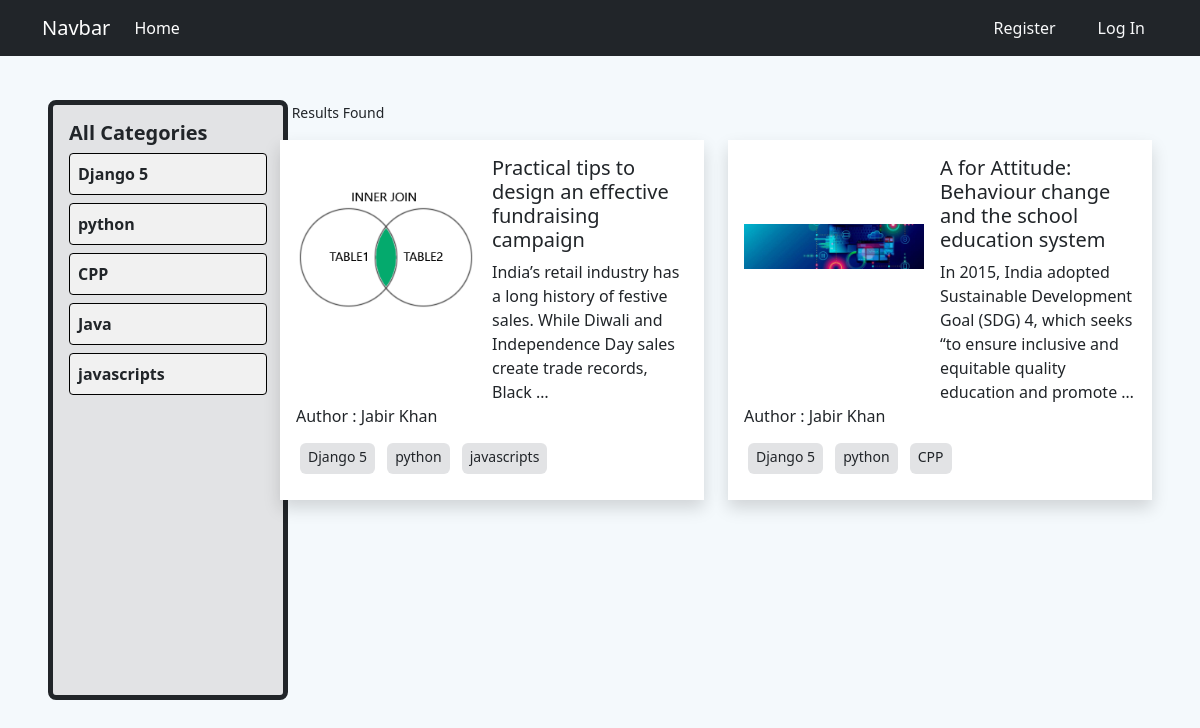
The page /category/django-5/ on the database as committed earlier.
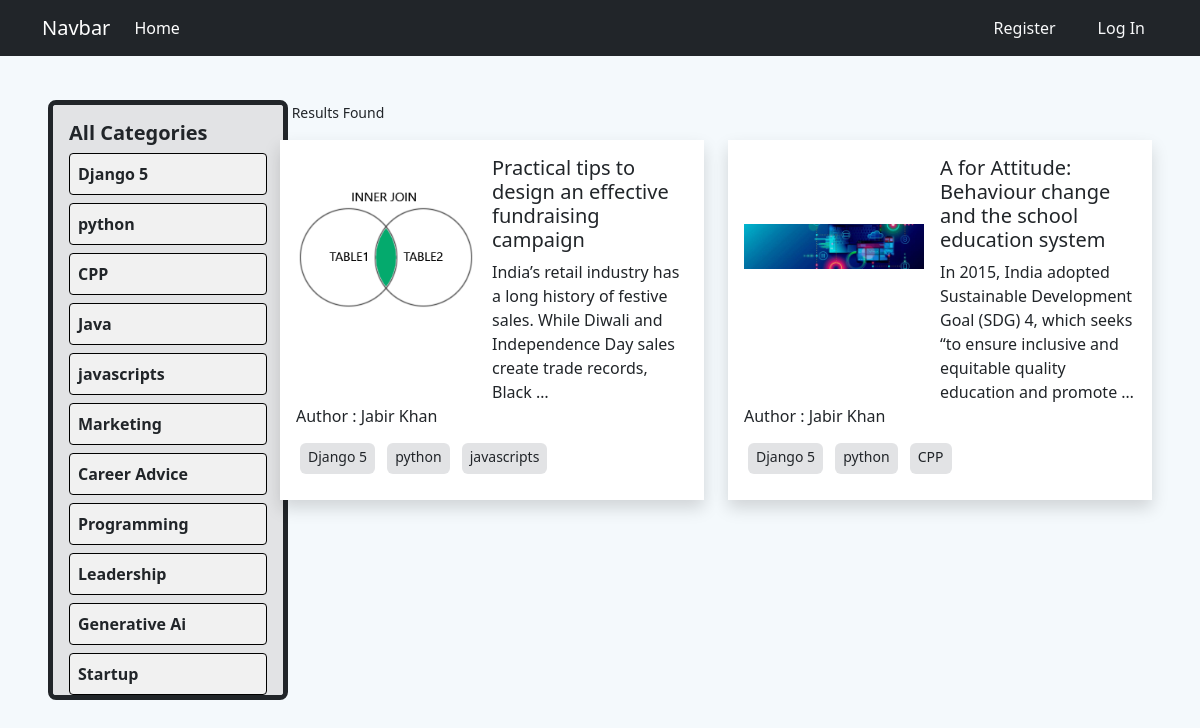
The same page on the database as committed later.
### category/models.py (models this page shows, shortened)
class Category(models.Model) :
    name = models.CharField(max_length=100)
    slug = models.SlugField(max_length=100, unique=True, null=True, blank=True)

### posts/models.py (models this page shows, shortened)
class Post(models.Model) :
    title = models.CharField(max_length=100)
    content = models.TextField()
    category = models.ManyToManyField(Category)
    author = models.ForeignKey(User, on_delete=models.CASCADE)
    image = models.ImageField(upload_to='posts/media/uploads/', blank=True, null=True)

### blog_project/views.py (the view)
# urls.py: path('', views.index, name='home'),
def index(req, category_slug = None) :
    data = Post.objects.all()
    if category_slug is not None :
        cate = Category.objects.get(slug=category_slug)
        data = Post.objects.filter(category=cate)
    category = Category.objects.all()
    return render(req, 'index.html', {'data' : data, 'category' : category})

### templates/index.html
{% extends "base.html" %}
{% block content %}
<div class="mx-5 row pe-0 mt-5">
    <div class="col-2 p-0">
      <div class="bg-secondary-subtle py-3 border border-5 rounded-3 border-dark p-3 overflow-auto" style="height: 600px; width:240px; position: fixed;">
        <h5><a class="text-decoration-none text-dark fw-bold" href="{% url "home" %}">All Categories</a></h5>
        {% for cate in category %}
        <a class="text-decoration-none text-dark fw-semibold"  href="{% url "category_slug" cate.slug %}">
          <li class="list-unstyled border border-1 rounded-1 p-2 my-2 border-black" style="background-color: rgb(241, 241, 241);">
            {{cate.name}}
          </li>
        </a>
        {% endfor %}
      </div>
    </div>
    <div class="col-10 ps-5 pe-0 h-100">
      <small>{{ data | length }} Results Found</small>
      <div class="row align-self-end pt-3 row-gap-4">
        {% for post in data %}
      <div class="col-sm-6 mb-3 mb-sm-0">
          <div class="card border-0 rounded-0 shadow">
            <div class="p-3">
              <div class="d-flex">
                <div>
                  <img style="width:180px; height:180px; object-fit: contain;" src="{{post.image.url}}" alt="Blog Image">
                </div>
                <div class="ps-3">
                  <h5 class="card-title"><a class="text-decoration-none text-dark" href="{% url "details_post" post.id %}">{{post.title}}</a></h5>
                  <p class="card-text">{{post.content | truncatewords:20 }}</p>
                </div>
              </div>
              <p>Author : {{post.author.first_name}} {{post.author.last_name}}</p>
              <div class="my-3">
                  {% for category in post.category.all %}
                  <small class="bg-secondary-subtle m-1 rounded px-2 pt-1 pb-2">{{category.name}}</small>
                  {% endfor %}
              </div>
            </div>
          </div>
        </div>
        {% endfor %}
      </div>
    </div>
</div>
{% endblock content %}

Rows that differ between the two databases and show on the page:
added Category: name "Marketing", shown under "All Categories"
added Category: name "Career Advice", shown under "All Categories"
added Category: name "Programming", shown under "All Categories"
added Category: name "Leadership", shown under "All Categories"
added Category: name "Generative Ai", shown under "All Categories"
added Category: name "Startup", shown under "All Categories"
